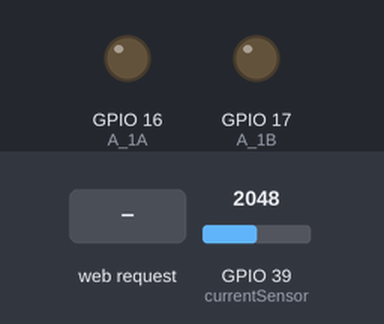
Recording of a sketch running on a simulated ESP32. Parts: output pins drawn as LEDs (lit = HIGH). Inputs (shaded band) come from the test bench; at power-on: GPIO 39 (currentSensor) = 2048. WiFi joins after 1.5 s; servers stay silent unless stated; the local clock reads 2024-03-15 10:24:30 at power-on unless the sketch sets it; web services answer with replies made up by the test bench; what the sketch prints to the serial monitor is not drawn.

Above: at 4.2 s.
4.3 s: HTTP request GET /?Relay2_motor=ON received
At 6.4 s:
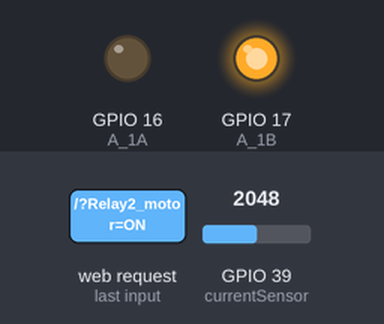
6.7 s: GPIO 39 (currentSensor) set to 2115
8.2 s: GPIO 39 (currentSensor) set to 2244
At 25.0 s:
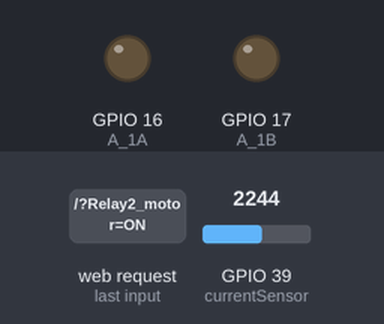
Timing chart, 0 to 25.9 s (numbered marks = the images above; inputs shaded):
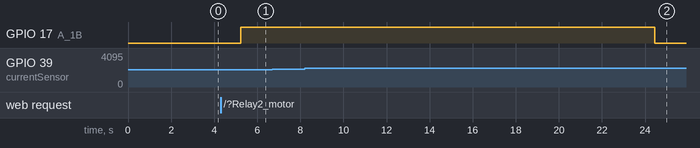

Measured:
- the behaviour switches between 2180 and 2181 on GPIO 39 (currentSensor) (found by bisection; images 1 and 2)
- after the input at 4.3 s, GPIO 17 (A_1B): LOW → HIGH after 0.94 s
- after the input at 6.7 s, every drawn part: stays the same
- after the input at 8.2 s, GPIO 17 (A_1B): HIGH → LOW after 16.2 s

The sketch:

main_updata_version2__202509010_20250910193555.ino
```cpp
#include <WiFi.h>
#include <HTTPClient.h>
#include <ctime>  //C++的計時器有許多
 //#include <Arduino.h>
//#include <ESP32AnalogRead.h>//讀取類比訊號
//#include <analogWrite.h>//寫入類比訊號

//請修改以下參數--------------------------------------------
char ssid[] = "iPhone (55)"; //請修改為您連線的網路名稱並在arduino改 連homeInternet
char password[] = "00000000"; //請修改為您連線的網路密碼
WiFiServer server(80); //宣告伺服器位在80 port
String url = "http://api.thingspeak.com/update?api_key=360Q3XUOAFRF587H&field1=vlotage&field2=current";		//上傳數據到tinkspeak


int Relay_socket = 23; //宣告插座插孔1的繼電器在 GPIO 23
int A_1A=16; //L9110S馬達驅動板 A_1A腳 連接到ESP32的 GPIO16
int A_1B=17; //L9110S馬達驅動板 A_1B腳 連接到ESP32的 GPIO17

int currentSensor=39 ;// 電流感測器訊號源設定在 ADC_GPIO39  偵測電流感測器類比數值轉換成電壓之後可用公式計算出電流
double total=.0;//用來加總類比訊號
double avg=.0;//用來平均類比訊號
double org_analog =.0;
double Vout=.0; //vlotage
double current=.0;  //也有用到


time_t tt;     //建立time_t變數(長整數形態)以記錄時間。單位為秒。 用來上傳tingkspeak

//異常中斷用變數
 int pot=36; //可變電阻的設定在 ADC_GPIO36 偵測電壓的類比訊號
double current_analog=.0;//原始訊號
int firstTime=0;//前
int lastTime=0;//後
int tempTime=0;//暫存時間
bool currentFlag=0;

//int Amp=18 ;//感測安培數值 設定在GPIO18
//long double totalAmp=.0 ;//Amp表示安培的基準值然後設定電流初值且用long double測的更精確   精度比較:float(佔4byte) < double(佔8byte) < long double(大於8byte)
//double orgAmp=0;
//double Mapping_Amp_value=.0;

void ReadSensor(){
  /*這個是學思達那個公式: (原始-平均基準)*電流感測器正負範圍/訊號範圍 ex (2500-2045 )*10/4095
  for(int i=1;i<=500;i++){
      org_analog = analogRead(currentSensor);//orgAmp_analog代表原始交流電的類比訊號  original=原始
      total+= org_analog;
      delay(10); //避免累加到重覆的值
    }
    avg=total/500.0; //算出平均值讓類比訊號更精確*/
  for(int i = 0; i < 1000; i++) { //偵測1000次累加後再計算平均值
    Vout = (Vout + ( (5.0/4095.0) * analogRead(currentSensor)));  //累加(5.00/4095)*A0。 公式= 原始訊號* VCC /板子訊號大小
    delay(1);
    }
    Vout = Vout /1000;//把電壓取平均
    current =(Vout-2.5)/0.066;  // 電流=(平均電壓-2.5Vcc)/電流匯率      5A_0.183  20A_0.1  30A_0.066
    //0.066為ACS712_30A可以感測到的每單位安培有的電壓

    //vlotage =  org_analog*5/4095.0; // 實際電壓=原始電壓類比訊號*5/1023, 但一般要把正負所有範圍算進去例如:30A感測器範圍是+-30所以要乘上60才對,而這邊只有把感測一半範圍算進去否則可能當電壓改變的時候另一半範圍就感測不到了       //可以直接測esp32Vcc嗎?
    //


}


//將資料上傳ThinkSpeak
void UploadData(){

  //建立一個網頁
  HTTPClient http;  //Searil啟動網頁也可以

  //把sensor數值寫入網址
  String url1= url+"&field1="+(double)Vout+"&field2="+(double)current;

  //提交網址
  http.begin(url1);

  //讀取網頁內容
  int httpCode = http.GET();
  if(httpCode == HTTP_CODE_OK){
    String payload = http.getString();
    Serial.print("網頁內容=");
    Serial.println(payload);
  }
  else{
     Serial.println("網路傳送失敗");
  }

  //關閉網頁
  http.end();

}


void current_interupt(){


  ReadSensor();

  /*double pot_analog = analogRead(pot);//讀取電壓(分壓)的類比訊號
  Serial.println();//換行
  Serial.print("  可變電阻原始訊號:");
  Serial.print(pot_analog);*/
  double current_analog = analogRead(currentSensor);
  Serial.print("  電流原始訊號:");
  Serial.print(current_analog);
  Serial.print("  電流基準值:");
  Serial.print(currentSensor);//  某次使用經驗公式計時一分鐘觀測出來的avg 但之後電流會浮動就不準了所以用計時器比較精準*/
  Serial.print("  轉換後實際電流:");
  Serial.print(current);
  Serial.print("安培  ");
  Serial.print(time(NULL)); //1秒=1000毫秒 +delay去換算 可time*0.01和delay設10來觀察數值
  Serial.print("秒");
  //delay(1000);

  if( current >=2.5){  //電流大於2.5就記錄起始時間和設定flag=1   //末-初可以實作定時開關
    firstTime= time(NULL);
    currentFlag=1;
    Serial.print("  偵測到電流過大");
  }
  if(tempTime==0){//把起始位置暫存避免一直被刷新
    tempTime = firstTime;
  }

  if(currentFlag==1){ //當flag等於1就會一值刷新並記錄時間
    lastTime= time(NULL);
    Serial.print("  開始累積時間");
  }
  if(currentFlag==1 && (lastTime-tempTime)/15==1 ){ //這變代表電流一直持續過大 當電流flag持續大於某數值且持續累積超過15秒就關掉電器了
      digitalWrite(A_1A, LOW);  digitalWrite(A_1B, LOW); //把風扇關掉
      Serial.print("  超過15秒啟動保護關掉風扇");

      //tempTime=0;//如果電器關閉就重置time
      //lastTime=0;
  }
  if(current<2.5){ //回到正常電流就把flag重置
    currentFlag=0;
    Serial.print("  電流小於2.5");
    //tempTime=0;//如果電器關閉就重置time
      //lastTime=0;
  }
}


void setup()
{
  Serial.begin(115200);
  Serial.print("開始連線到無線網路SSID:");
  Serial.println(ssid);
  WiFi.begin(ssid, password);
  while (WiFi.status() != WL_CONNECTED) {
    Serial.print(".");
    delay(1000);
  }
  Serial.println("連線完成");
  server.begin();
  Serial.print("伺服器已啟動，http://");
  Serial.println(WiFi.localIP());

  // *****切記:這個腳位在接其他感測器信號需要改成input，否則一般感測器信號無法承受3~5V的電壓基本上會直接燒壞*******

  //esp32電壓輸出給驅動器讓風扇轉動
  pinMode(A_1A,OUTPUT);
  pinMode(A_1B,OUTPUT);
  delay(1000);//延遲1000毫秒先讓電壓電流穩定再測量電壓的類比訊號    (物理量)


  /*for(int i=1;i<=30;i++){totalAmp =  totalAmp+= analogRead(18);//把測到的電流加總起來delay(10);//間隔來避免偵測到相同值}*/


}

void loop()
{


  current_interupt();

	//想法是用總時間%20 只要是20秒的倍數就是上傳資料因為thinkspeak api有時間限制
  tt=time(NULL);  //指派tt為「從1970年1月1日0時0分0秒」到「現在」的時間差，單位為秒。
  //Serial.print("秒數:");
  //Serial.println(tt);
  //delay();
  if(tt%20==0){ //只要是20秒的倍數就做這件事:上傳thinkspeak
      ReadSensor();
    UploadData();
  }


  //宣告一個連線
  WiFiClient client = server.available();
  if (client) {
    //有人連入時
    Serial.println("使用者連入");
    //-------------網頁的html部份開始--------------
    client.println("HTTP/1.1 200 OK");
    client.println("Content-Type: text/html");
    client.println("");
    client.println("<!DOCTYPE HTML>");

	// 設計 client 上的瀏覽器網頁格式，包括顏色、字型大小、有無邊框、字元等
	client.println("<head><meta name=\"viewport\" content=\"width=device-width, initial-scale=1\">");
	client.println("<link rel=\"icon\" href=\"data:,\">");//
	//CSS style的on/off按鈕
	client.println("<style>html { font-family: Helvetica; display: inline-block; margin: 0px auto; text-align: center;}");// 可自由調整按鈕顏色和方框大小
	client.println(".button { background-color: orange; border: none; color: white; padding: 1px 20px;");
	client.println("text-decoration: none; font-size: 20px; margin: 2px; cursor: pointer;}");
	client.println(".button2 {background-color: #555666;}</style></head>");

    client.println("<html><head><meta charset='utf-8'></head>");
    client.println("<br>");
    client.println("<h1>智慧淨零管理系統</h1>");
    //HTML超連結指令
    client.println("<a>插孔   </a>");
    client.println("<a href='/Relay_socket=ON'><button class=\"button\">開啟on</button> </a>" );
    client.println("<a href='/Relay_socket=OFF'><button class=\"button button2\">關閉off</button></a><br>");
    client.println("<a>風扇   </a>");
    client.println("<a href='/Relay2_motor=ON'><button class=\"button\">開啟on</button> </a>");
    client.println("<a href='/Relay2_motor=OFF'><button class=\"button button2\">關閉off</button></a><br>");
    client.println("<iframe src=https://thingspeak.mathworks.com/channels/3062257/charts/2?bgcolor=%23ffffff&color=%23d62020&dynamic=true&results=60&type=line&update=15 height=250 width=418 ></iframe><br>");
	/*digitalWrite(A_1B,HIGH);
    digitalWrite(A_1A,LOW);*/
    /*client.println(" ");
    client.println(" ");
    client.println(" ");
    */


    client.println("</html>");
    //-------------網頁的html部份結束--------------
    //取得使用者輸入的網址
    String request = client.readStringUntil('\r');
    Serial.println(request);
    //判斷超連結指令
    //網址內包含Relay_socket=ON就開啟插座孔1，如果Relay_socket=OFF，關閉插座孔1
    if (request.indexOf("Relay_socket=ON") >= 0) { digitalWrite(Relay_socket, HIGH); }
    if (request.indexOf("Relay_socket=OFF") >= 0) { digitalWrite(Relay_socket, LOW); }

    if (request.indexOf("Relay2_motor=ON") >= 0) { digitalWrite(A_1B,HIGH); digitalWrite(A_1A,LOW);} //風扇需要兩個output搭配
    if (request.indexOf("Relay2_motor=OFF") >= 0) { digitalWrite(A_1B,LOW); digitalWrite(A_1A,LOW); }
    Serial.println("完成");
    client.stop();//停止連線

	//避免一些變數宣告在loop一直被重置造成邏輯錯誤

	//Mapping_Amp_value = (orgAmp-totalAmp)*10/1023  ;  //*1000可以變豪安培先乘避免數字不見
    //Serial.print("原始數值Amp:");
/*  這個是減基準值的那個公式
    for(int i=1;i<=30;i++){
      org_analog = analogRead(currentSensor);//orgAmp_analog代表原始交流電的類比訊號  original=原始
      total+= org_analog;
      delay(10); //避免累加到重覆的值
    }
    avg=total/30.0; //算出平均值讓類比訊號更精確
    */

                            /*  錯誤公式會因為會算出-37安培
                              double vlotage =  org_analog*5/4095.0; // 實際電壓=原始電壓類比訊號*5/1023, 但一般要把正負所有範圍算進去例如:30A感測器範圍是+-30所以要乘上60才對,而這邊只有把感測一半範圍算進去否則可能當電壓改變的時候另一半範圍就感測不到了       //可以直接測esp32Vcc嗎?
                              double current = (vlotage-2.5)/0.066; //0.066為ACS712_30A可以感測到的每單位安培有的電壓   esp32無電流時的電壓為Vcc*0.5  要算出電流,ACS712電流轉換公式是  電流=(感測到電壓-無電流時電壓)/每1單位電流有的電壓  除以0.066就會得到實際電流
                              Serial.print("交流電流:");
                              Serial.println(current);*/

  }

}
```
